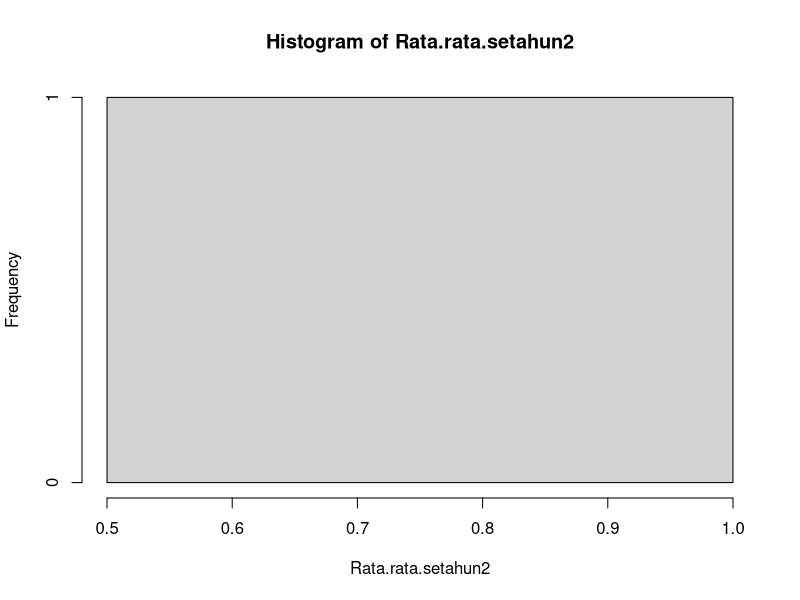

Recreate this plot in R.
#soal3a
Rata.rata <- 4.5
x <- 6
x.faktorial <- 1
for (i in 1:x) {
  x.faktorial <- x.faktorial*i  
}
peluang <- 2.7182818^(-Rata.rata)*(Rata.rata^x)/x.faktorial
#atau dapat menggunakan rumus singkat
peluang2 <- dpois(x=6, lambda = 4.5)

#soal3b
n <-365
Rata.rata.setahun2<-ppois(q = 6, lambda = 4.5, lower.tail = 365)
hist(Rata.rata.setahun2)

#soal3c
Banding<- peluang == Rata.rata.setahun2
"karena hasil berupa false "

#soal3d
hasil.ratan <- x*peluang
hasil.varians <-x*peluang
